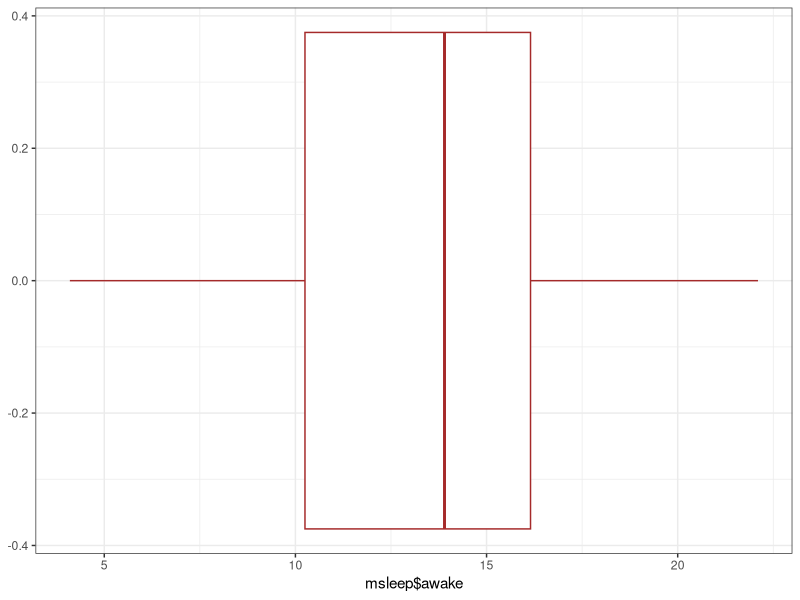

R code for this plot:
## ---- chunk 1
library(tidyverse)

## ---- chunk 2
data("msleep")
glimpse(msleep)
## ---- chunk 3
min(msleep$awake)
max(msleep$awake)
mean(msleep$awake)
median(msleep$awake)
var(msleep$awake)
IQR(msleep$awake)
## ---- chunk 4
ggplot(msleep,aes(x=msleep$awake))+
  geom_boxplot(color="brown",fill="white")+
  theme_bw()

## ---- chunk 5
summary(msleep)

## ---- chunk 6
msleep %>% 
  select(brainwt,bodywt) %>% 
  summary()

## ---- chunk 7
vore_data <- msleep %>% 
  select(vore,sleep_total) %>% 
  drop_na() %>% 
  print()

## ---- chunk 8
vore_data %>% 
  group_by(vore) %>% 
  summarise(sleeping_total=sum(sleep_total),average_total = mean(sleep_total),max_sleep=max(sleep_total),min_sleep=min(sleep_total)) %>% 
  arrange(-average_total)
## ---- chunk 9
library(MASS)

## ---- chunk 10
data("Cars93")
glimpse(Cars93)
attach(Cars93)

## ---- chunk 11
table(AirBags,Origin)

## ---- chunk 12
addmargins(table(AirBags,Origin))

## ---- chunk 13
prop.table(table(AirBags,Origin))*100

## ---- chunk 14
prop.table(table(AirBags,Origin),1)*100
